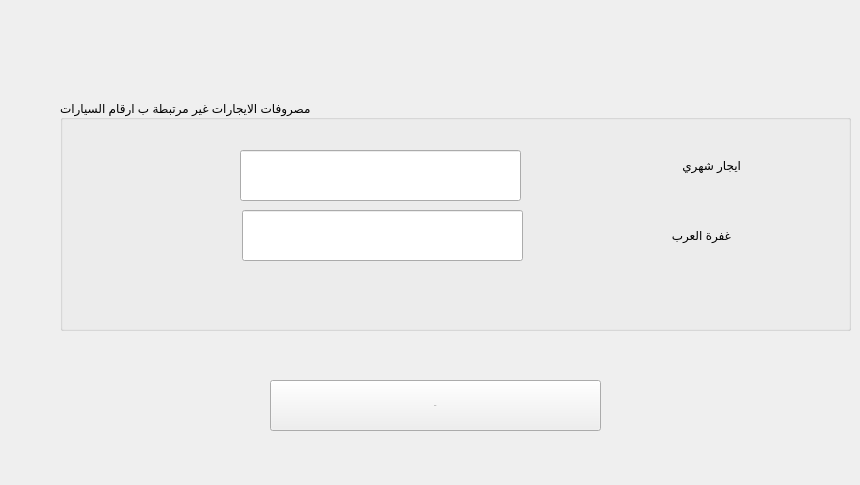
    <widget class="QWidget" name="tab_8">
     <attribute name="title">
      <string>الايجارات</string>
     </attribute>
     <widget class="QPushButton" name="btn_save_5">
      <property name="geometry">
       <rect>
        <x>270</x>
        <y>380</y>
        <width>331</width>
        <height>51</height>
       </rect>
      </property>
      <property name="font">
       <font>
        <pointsize>-1</pointsize>
       </font>
      </property>
      <property name="toolTip">
       <string>اضغط لحفظ البيانات</string>
      </property>
      <property name="text">
       <string>حفظ</string>
      </property>
     </widget>
     <widget class="QGroupBox" name="groupBox_20">
      <property name="geometry">
       <rect>
        <x>60</x>
        <y>100</y>
        <width>791</width>
        <height>231</height>
       </rect>
      </property>
      <property name="title">
       <string>مصروفات الايجارات غير مرتبطة ب ارقام السيارات</string>
      </property>
     </widget>
     <widget class="QLineEdit" name="le_rents_value_4">
      <property name="geometry">
       <rect>
        <x>240</x>
        <y>150</y>
        <width>281</width>
        <height>51</height>
       </rect>
      </property>
     </widget>
     <widget class="QLineEdit" name="le_rents_value_5">
      <property name="geometry">
       <rect>
        <x>242</x>
        <y>210</y>
        <width>281</width>
        <height>51</height>
       </rect>
      </property>
     </widget>
     <widget class="QLabel" name="label_126">
      <property name="geometry">
       <rect>
        <x>640</x>
        <y>220</y>
        <width>91</width>
        <height>31</height>
       </rect>
      </property>
      <property name="text">
       <string>غفرة العرب</string>
      </property>
     </widget>
     <widget class="QLabel" name="label_127">
      <property name="geometry">
       <rect>
        <x>590</x>
        <y>150</y>
        <width>151</width>
        <height>31</height>
       </rect>
      </property>
      <property name="text">
       <string>ايجار شهري</string>
      </property>
     </widget>
     <widget class="QLabel" name="label_66">
      <property name="geometry">
       <rect>
        <x>310</x>
        <y>460</y>
        <width>281</width>
        <height>16</height>
       </rect>
      </property>
      <property name="text">
       <string/>
      </property>
     </widget>
    </widget>
